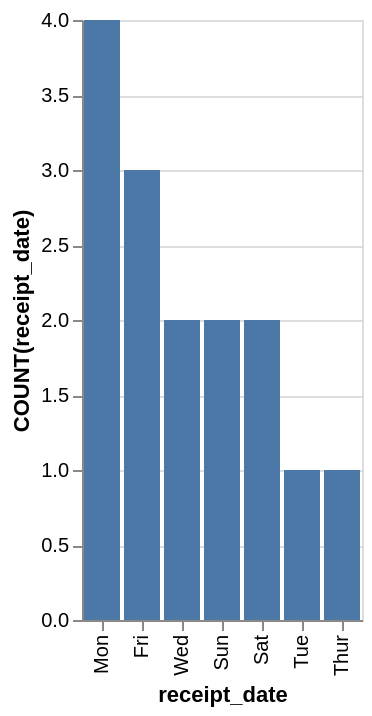

The specification (Vega-Lite) saved for this image:
### Vega-Lite specification from a JSON file in a GitHub repository (floating-point values rounded to 4 significant figures)
{"data": {"values": [{"x_data": "Mon", "y_data": 4}, {"x_data": "Fri", "y_data": 3}, {"x_data": "Wed", "y_data": 2}, {"x_data": "Sun", "y_data": 2}, {"x_data": "Sat", "y_data": 2}, {"x_data": "Tue", "y_data": 1}, {"x_data": "Thur", "y_data": 1}]}, "mark": "bar", "encoding": {"x": {"field": "x_data", "type": "nominal", "title": "receipt_date", "sort": {"op": "sum", "field": "y_data", "order": "descending"}}, "y": {"field": "y_data", "type": "quantitative", "title": "COUNT(receipt_date)"}}}
